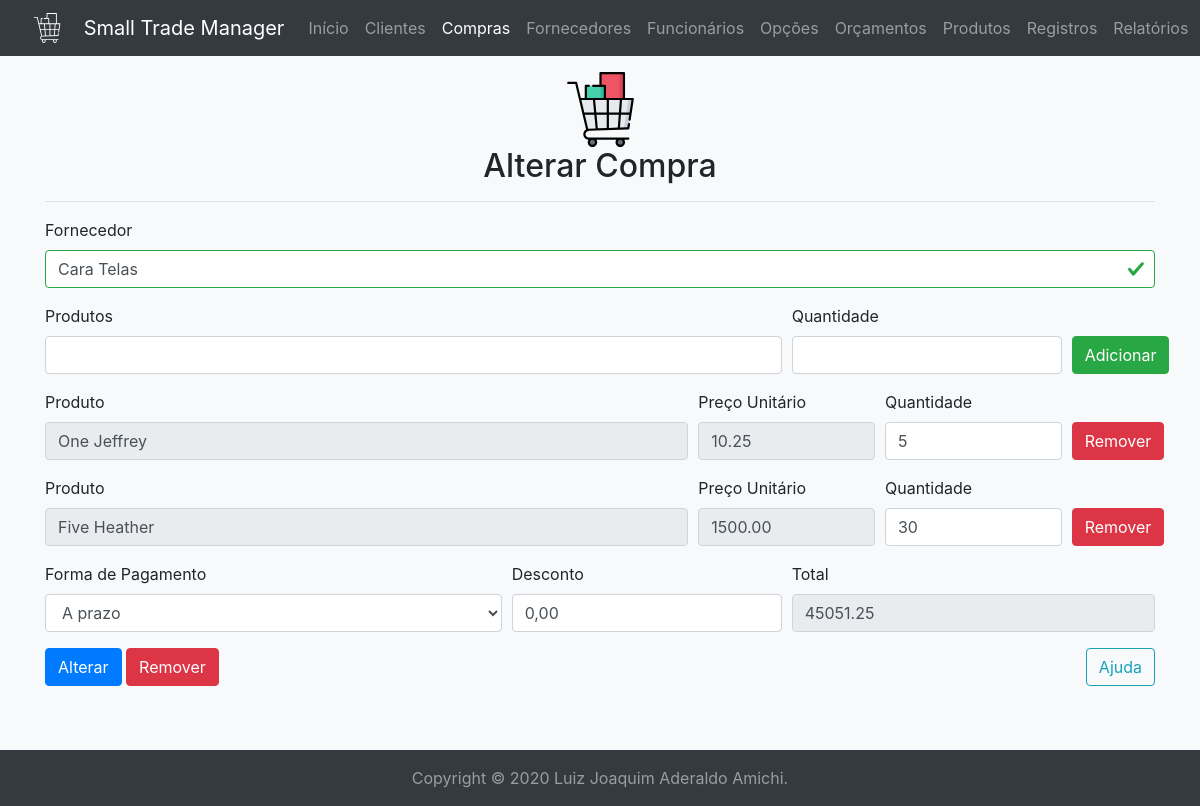
Screenshot of /purchase/update/?id=2 (signed in) with the database file from the repository.
### tables this page shows
create table if not exists providers (
	id int unsigned auto_increment not null primary key,
	company_name varchar(32) character set 'utf8' not null,
	fantasy_name varchar(64) character set 'utf8' not null,
	state_registration char(12) character set 'utf8' null unique,
	cnpj char(14) character set 'utf8' not null unique,
	foundation_date date not null,
	postal_code char(8) character set 'utf8' null,
	district varchar(32) character set 'utf8' null,
	city varchar(64) character set 'utf8' not null,
	state char(2) character set 'utf8' not null,
	address varchar(64) character set 'utf8' not null,
	number int unsigned not null,
	complement varchar(32) character set 'utf8' null,
	email varchar(32) character set 'utf8' not null,
	phone char(10) character set 'utf8' not null,
	cell_phone char(11) character set 'utf8' null,
	note varchar(512) character set 'utf8' null
);

create table if not exists products (
	id int unsigned auto_increment not null primary key,
	code int unsigned not null unique,
	name varchar(32) character set 'utf8' not null,
	provider int unsigned not null,
	unity varchar(4) character set 'utf8' not null,
	gross_price decimal(6,2) not null,
	net_price decimal(6,2) not null,
	minimum_stock int unsigned not null,
	maximum_stock int unsigned not null,
	amount int unsigned not null,
	weigth float unsigned not null,
	situation tinyint(1) unsigned not null,
	source tinyint(1) unsigned not null,
	foreign key(provider) references providers(id)
);

create table if not exists product_purchase (
	id int unsigned auto_increment not null primary key,
	product int unsigned not null,
	purchase int unsigned not null,
	quantity int unsigned not null,
	unit_price decimal(6,2) not null,
	foreign key(product) references products(id),
	foreign key(purchase) references purchases(id)
);

create table if not exists purchases (
	id int unsigned auto_increment not null primary key,
	provider int unsigned not null,
	employee int unsigned not null,
	day datetime not null,
	form_of_payment varchar(32) character set 'utf8' not null,
	discount float unsigned not null,
	total decimal(8,2) not null,
	foreign key(provider) references providers(id),
	foreign key(employee) references employees(id)
);

### mysql.php (called while the page is built, shortened)
<?php
$db = null;
function execute(string $query, ?object &$record=null): array|bool {
	global $db;
	$operation = strtolower(substr($query, 0, 6));
	$tuple = $record ? convert($record) : $record;
	$connection = $db ?? open();
	$stmt = null;
	if($connection) {
		try {
			if($operation == 'delete') {
				$queries = explode(';', $query);
				foreach($queries as $query) {
					if(!empty($query)) {
						$stmt = $connection->prepare($query);
						$stmt->execute();
					}
				}
			}
			elseif(in_array($operation, ['insert', 'select', 'update'])) {
				$stmt = $connection->prepare($query);
				$stmt->execute($tuple);
			}
			if($operation == 'select') {
				return $stmt->fetchAll(\PDO::FETCH_OBJ);
			}
			elseif(in_array($operation, ['delete', 'insert', 'update'])) {
				if($operation == 'insert' && $record) {
					$record->id = $connection->lastInsertId() ?: ($record->id ?? 0);
				}
				$commit = $connection->commit();
				return (bool) ($operation == 'delete' ? $commit : $stmt->rowCount());
			}
		}
		catch(\PDOException $e) {
			\util\history($e);
			if($operation == 'select') {
				return [];
			}
			elseif(in_array($operation, ['delete', 'insert', 'update'])) {
				$connection->rollBack();
				return false;
			}
		}
		finally {
			$connection = null;
		}
	}
	return false;
}
function open(): ?\PDO {
	global $db;
	if(!$db) {
		try {
			$db = new \PDO('mysql:host=' . MYSQL_HOST . ';dbname=' . MYSQL_SCHEMA, MYSQL_USER, MYSQL_PASSWORD);
			$db->setAttribute(\PDO::ATTR_ERRMODE, \PDO::ERRMODE_EXCEPTION);
			$db->setAttribute(\PDO::ATTR_DEFAULT_FETCH_MODE, \PDO::FETCH_OBJ);
			return $db;
		}
		catch(\PDOException $e) {
			\util\history($e);
			return null;
		}
	}
	return $db;
}

### controllers/purchase.php (called while the page is built, shortened)
<?php
require_once __DIR__ . '/../mysql.php';
function formulate(object $tuple): object {
	$tuple->discount = number_format($tuple->discount * 100, 2, ',', '.') . '%';
	return $tuple;
}

### templates/purchase/update.php (the view, shortened to what this page needs)
	<div class="container mb-5">
		<div class="my-3 text-center">
			<img alt="Compra" class="img-fluid mx-3" height="75" src="<?=BASE_URL?>img/purchase-color.svg" width="75"/>
			<h2><?=PAGE_TITLE?></h2>
			<hr/>
		</div>
		<form accept-charset="utf-8" action="<?=BASE_URL . 'action/' . PAGE_NAME?>/update/" autocomplete="on" class="pb-3" enctype="application/x-www-form-urlencoded" id="update-purchase" method="post" name="update-purchase" rel="noopener" target="_self">
			<div class="form-row">
				<div class="col-md-12 form-group">
					<label for="provider-mask">Fornecedor</label>
					<input autofocus class="form-control" form="update-purchase" id="provider-mask" list="providers" maxlength="32" minlength="2" placeholder="" required type="text" value="<?=$tuple->provider->id?>"/>
				</div>
			</div>
			<div class="form-row">
				<div class="col-md-8 form-group">
					<label for="product-mask">Produtos</label>
					<input class="form-control" form="update-purchase" id="product-mask" list="products" maxlength="32" minlength="2" placeholder="" type="text"/>
				</div>
				<div class="col-md-3 form-group">
					<label for="product-quantity">Quantidade</label>
					<input class="form-control" form="update-purchase" id="product-quantity" min="1" placeholder="" type="number"/>
				</div>
				<div class="col-md-1 form-group">
					<br/>
					<button class="btn btn-success mt-2" id="add-product" type="button">Adicionar</button>
				</div>
			</div>
			<div id="other-products">
				<?php foreach($tuple->products as $product): ?>
				<div class="form-row">
					<div class="col-md-7 form-group">
						<label>Produto</label>
						<input class="form-control" form="update-purchase" readonly type="text" value="<?=$product->name?>"/>
					</div>
					<div class="col-md-2 form-group">
						<label>Preço Unitário</label>
						<input class="form-control" form="update-purchase" name="products-prices[]" readonly type="text" value="<?=$product->unit_price?>"/>
					</div>
					<div class="col-md-2 form-group">
						<label>Quantidade</label>
						<input class="form-control" form="update-purchase" min="1" name="products-quantities[]" type="number" value="<?=$product->quantity?>"/>
					</div>
					<div class="col-md-1 form-group">
						<br/>
						<button class="btn btn-danger mt-2" data-remove="remove-product" type="button">Remover</button>
					</div>
				</div>
				<?php endforeach; ?>
			</div>
			<div class="form-row">
				<div class="col-md-5 form-group">
					<label for="form-of-payment">Forma de Pagamento</label>
					<select class="form-control" form="update-purchase" id="form-of-payment" name="form-of-payment" required>
						<option <?=$tuple->form_of_payment == 'A prazo' ? 'selected' : ''?> value="A prazo">A prazo</option>
					</select>
				</div>
				<div class="col-md-3 form-group">
					<label for="discount">Desconto</label>
					<input class="form-control" form="update-purchase" id="discount" maxlength="6" minlength="4" name="discount" pattern="[0-9]{1},[0-9]{2}|[0-9]{2},[0-9]{2}|[0-9]{3},[0-9]{2}" placeholder="Opcional" type="text" value="<?=$tuple->discount?>"/>
				</div>
				<div class="col-md-4 form-group">
					<label for="total">Total</label>
					<input class="form-control" data-value="<?=$tuple->total?>" form="update-purchase" id="total" maxlength="12" minlength="1" name="total" pattern="^(\d+|\d{1,3}(\.\d{3})*)(,\d+)?$" placeholder="" readonly required type="text" value="<?=$tuple->total?>"/>
				</div>
			</div>
			<input class="btn btn-primary" form="update-purchase" type="submit" value="Alterar"/>
			<button class="btn btn-danger" data-target="#remove-modal" data-toggle="modal" type="button">Remover</button>
			<button class="btn btn-outline-info float-right" data-target="#help-modal" data-toggle="modal" type="button">Ajuda</button>
		</form>
	</div>
</body>
</html>

### rows the page displays
providers: id "Cara Telas"
products: name "One Jeffrey"
product_purchase: unit_price "10.25", quantity "5"
products: name "Five Heather"
product_purchase: unit_price "1500.00", quantity "30"
purchases: form-of-payment "A prazo", discount "0,00", total "45051.25"

### other values shown
PAGE_TITLE "Alterar Compra"
